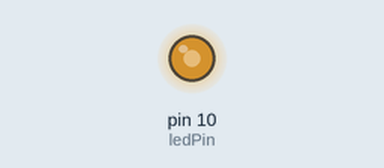
This sketch was run on a simulated Arduino Uno, built with avr-gcc and run on an emulated ATmega328P. Parts: output pins drawn as LEDs (lit = HIGH). Random numbers use the default seed unless the sketch sets one.

Above: at 0.86 s.
At 34.29 s:
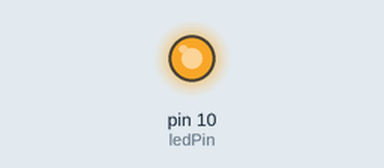
Timing chart, 0 to 40.0 s (numbered marks = the images above):
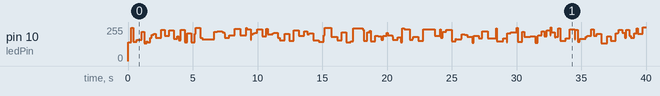

Measured:
- by itself, pin 10 (ledPin): 0/255 → 142/255 at 0.00 s, → 248/255 0.25 s later, → 145/255 0.16 s later, → 159/255 0.27 s later, … (160 changes in this stretch)

The sketch:

p4-ex1_flickering_flame.ino
```cpp
// p4 exercise 1: flickering flame
// https://circuits.io/circuits/2499774

int ledPin = 10;
void setup() {
  pinMode(ledPin, OUTPUT);
}

void loop() {
  flame(135);
  delay(random(500));
}

void flame(byte base) {
  analogWrite(ledPin, base + random(255-base));
}
```
